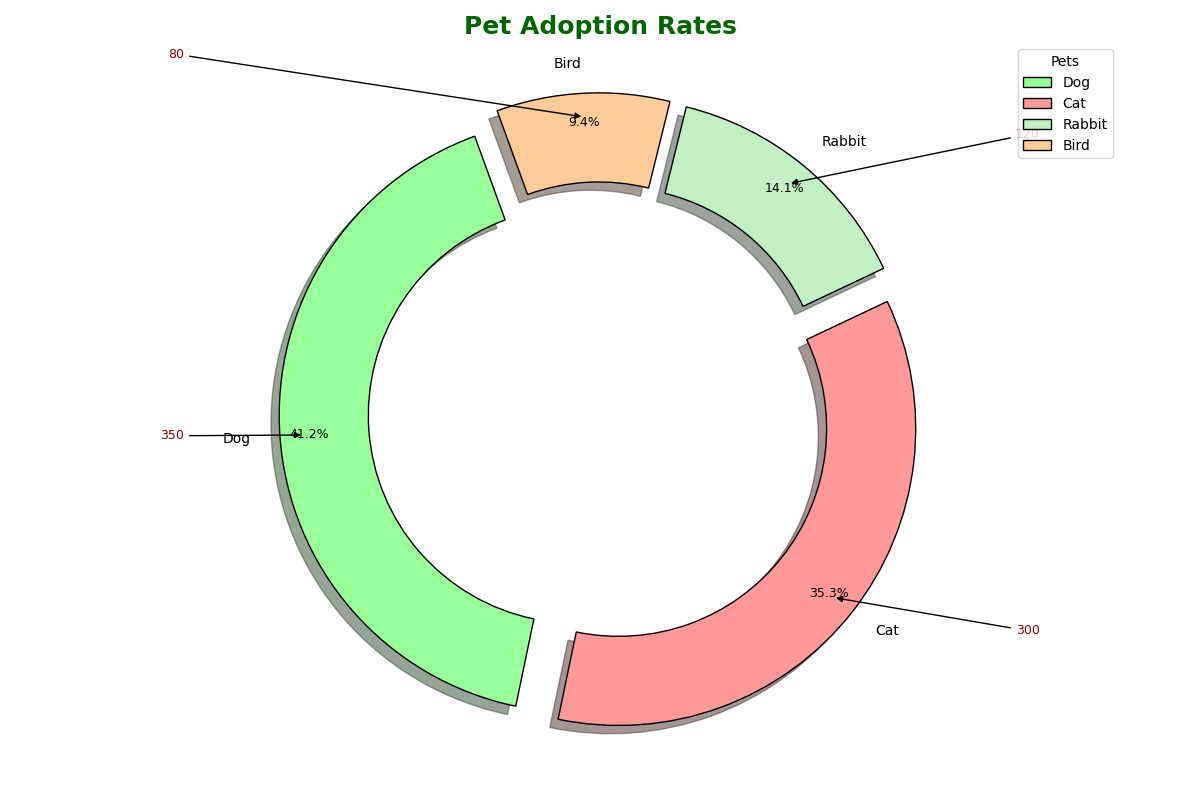

The Python source for this figure:
import matplotlib.pyplot as plt
import numpy as np

# Data for chart
pets = ['Dog', 'Cat', 'Rabbit', 'Bird']
adoption_rates = [350, 300, 120, 80]
colors = ['#99FF99', '#FF9999', '#C2F0C2', '#FFCC99']

fig, ax = plt.subplots(figsize=(12, 8), subplot_kw=dict(aspect="equal"))

wedges, texts, autotexts = ax.pie(
    adoption_rates,
    labels=pets,
    colors=colors,
    autopct='%1.1f%%',
    startangle=110,
    pctdistance=0.90,
    wedgeprops=dict(width=0.3, edgecolor='black'),
    explode=(0.08, 0.08, 0.08, 0.08),
    shadow=True
)

centre_circle = plt.Circle((0, 0), 0.60, fc='white')
fig.gca().add_artist(centre_circle)

plt.title('Pet Adoption Rates', fontsize=18, fontweight='heavy', color='darkgreen')

for autotext in autotexts:
    autotext.set_color('black')
    autotext.set_weight('normal')
    autotext.set_fontsize(9)

for text in texts:
    text.set_fontsize(10)

for i, wedge in enumerate(wedges):
    angle = (wedge.theta2 - wedge.theta1) / 2. + wedge.theta1
    x = np.cos(np.deg2rad(angle))
    y = np.sin(np.deg2rad(angle))
    horizontalalignment = {-1: "right", 1: "left"}[int(np.sign(x))]
    ax.annotate(f'{adoption_rates[i]}',
                xy=(x, y), xytext=(1.4*np.sign(x), 1.2*y),
                horizontalalignment=horizontalalignment, fontsize=9, color='maroon',
                arrowprops=dict(arrowstyle="-|>", color='black'))

ax.legend(wedges, pets, title="Pets", loc="upper right", bbox_to_anchor=(1.2, 1.0))

plt.tight_layout()
plt.show()
